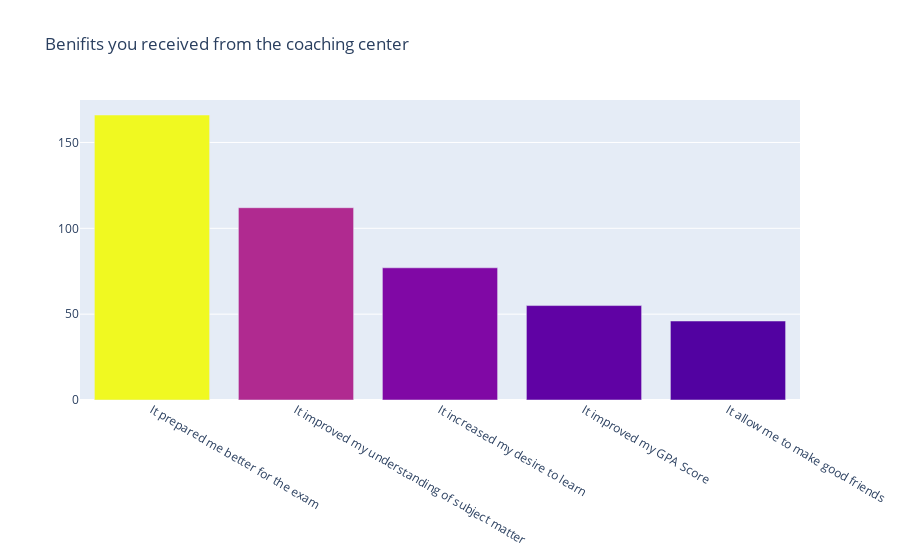

The notebook cell saved with this chart:
### Code cell
###########
#    1    #
###########

trace = go.Bar(
    x=['It prepared me better for the exam','It improved my understanding of subject matter','It increased my desire to learn','It improved my GPA Score','It allow me to make good friends'],
    y=[prep,impu,des,gpa,fri],
    marker=dict(
        color = cnt_srs.values,
        showscale=False
    ),
)

layout = go.Layout(
    title='Benifits you received from the coaching center'
)

data = [trace]
fig = go.Figure(data=data, layout=layout)
py.iplot(fig, filename="benefits")

### Figure 1 — Plotly figure (JSON) as saved in the notebook; plotly's stock layout.template omitted (floating-point values rounded to 4 significant figures)
{"data": [{"marker": {"color": [86, 35, 23, 16, 13, 12, 11, 9, 8, 7, 6, 5, 4, 3, 3, 2, 2, 2, 2, 2, 1, 1, 1, 1], "showscale": false}, "type": "bar", "x": ["It prepared me better for the exam", "It improved my understanding of subject matter", "It increased my desire to learn", "It improved my GPA Score", "It allow me to make good friends"], "y": [166, 112, 77, 55, 46]}], "layout": {"title": {"text": "Benifits you received from the coaching center"}}}
